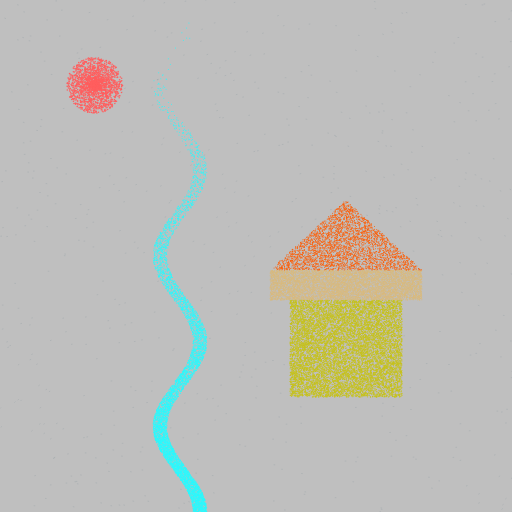
Frame 1 (no input)
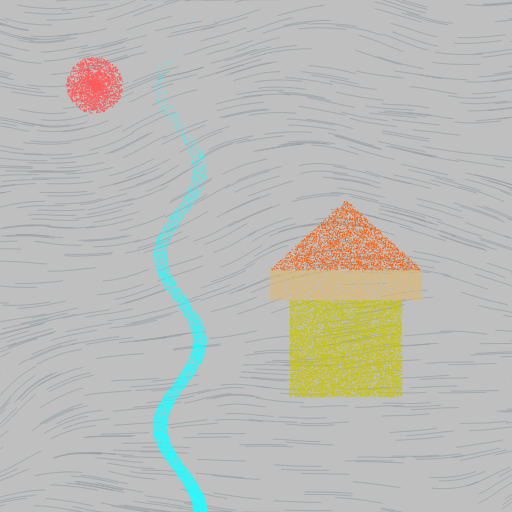
Frame 60 (no input)
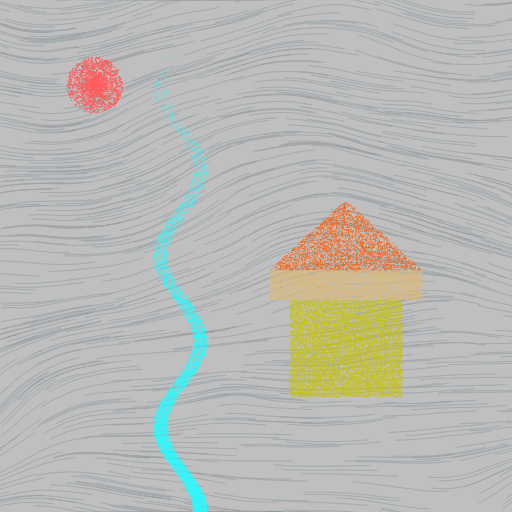
Frame 120 (the mouse pressed at the canvas centre since frame 60)

The p5.js sketch that drew these frames (run headless with seeded random() and noise() and a simulated clock; from frame 60 on, the mouse is pressed at the canvas centre):

// p5.js sketch
// ── sketch.js
let noiseScale = 0.005;
let windParticles = [];
let windLayer;

function setup() {
  createCanvas(512, 512);
  frameRate(100);
  noFill();
  windLayer = createGraphics(width, height);
  windLayer.background(191, 191, 191);

  // let wind particles distribute across the canvas
  for (let i = 0; i < 600; i++) {
    windParticles.push(
      createVector(random(width), random(height))
    );
  }
}

function draw() {
  background(191, 191, 191);

  drawWind();
  image(windLayer, 0, 0);

  //=== 1 - square ===
  push();
  stroke(198, 194, 29);
  strokeWeight(1.2);
  for (var i = 0; i < 10000; i++) {
    var x = random(290, width - 110);
    var y = random(300, height - 115);
    point(x, y);
  }

  pop();

  //=== 2 - rectangle ===

  push();
  stroke(217, 186, 125);
  strokeWeight(1);
  for (var i = 0; i < 7000; i++) {
    var x = random(270, width - 90);
    var y = random(270, 300);
    point(x, y);
  }
  pop();

  //=== 3 - circle ===
  
  push();
  stroke(255, 95, 95);
  strokeWeight(1.5);
  
  translate(width / 5.4, height / 6);
  for (var i = 0; i < 2000; i++) {
   var dist = (random(-1.0, 1.0) * 70) / 2.5;
   var angle = random(0, PI * 2);
   var p = createVector(cos(angle), sin(angle));
   p.mult(dist);
   point(p.x, p.y);
  }
  pop();

  //=== 4 - wave ===

  push();
  stroke(41, 250, 255);
  strokeWeight(1);

  var centerX = 180;  
  var amp = 20;       
  var cycles = 3;     
  var spread = 7;  
  var bias = 3;       

  for (var i = 0; i < 7000; i++) {
    var y = getMaxBiasRand(0, height, bias);

    var x =
      centerX +
      cos((y / height) * TWO_PI * cycles) * amp;

    x += random(-spread, spread);

    point(x, y);
  }
  pop();

  //=== 5 - triangle ===
  push();
  stroke(255, 92, 3);
  strokeWeight(1);

  for (var i = 0; i < 7000; i++) {
    var x = random(270, width - 90);
    var y = random(200, 270);

    var centerX = (270 + width - 90) / 2;
    var halfWidth = map(y, 200, 270, 0, 76);

   if (x > centerX - halfWidth && x < centerX + halfWidth) {
    point(x, y);
  }
}

pop();
}

 // === 6 - Wind Field ===
function drawWind() {
  windLayer.background(191, 191, 191, 7);

  windLayer.stroke(80, 110, 125, 45);
  windLayer.strokeWeight(0.8);

  let t = frameCount * 0.001;

  for (let p of windParticles) {
    let n = noise(
      p.x * noiseScale,
      p.y * noiseScale,
      t
    );

    let angle = map(n, 0, 1, -PI / 3, PI / 3);

    let v = p5.Vector.fromAngle(angle);
    v.mult(0.8);

    let oldX = p.x;
    let oldY = p.y;

    p.add(v);

    windLayer.line(oldX, oldY, p.x, p.y);

    if (p.x > width) {
      p.x = 0;
      p.y = random(height);
    }

    if (p.y < 0) {
      p.y = height;
    } else if (p.y > height) {
      p.y = 0;
    }
  }
}

function getMaxBiasRand(minValue, maxValue, iters) {
  var r = minValue;

  for (var i = 0; i < iters; i++) {
    r = max(r, random(minValue, maxValue));
  }

  return r;
}
